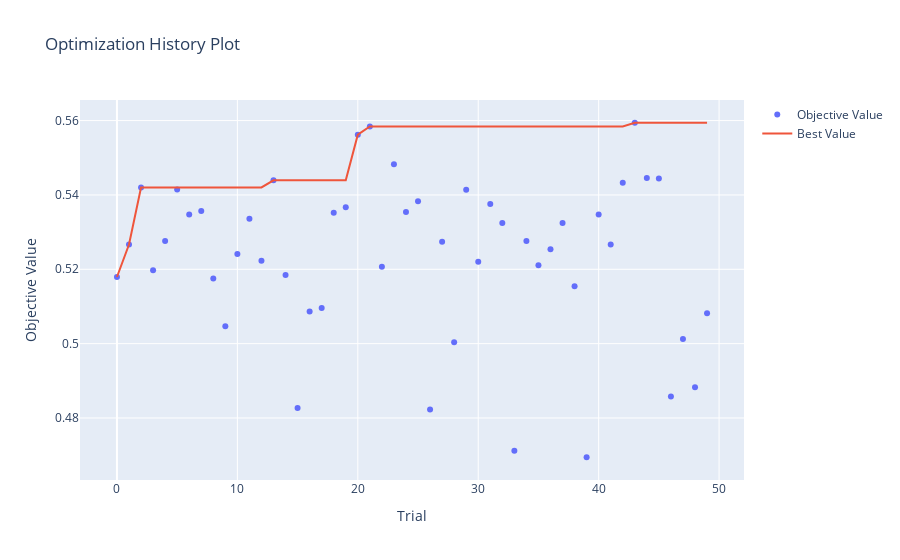
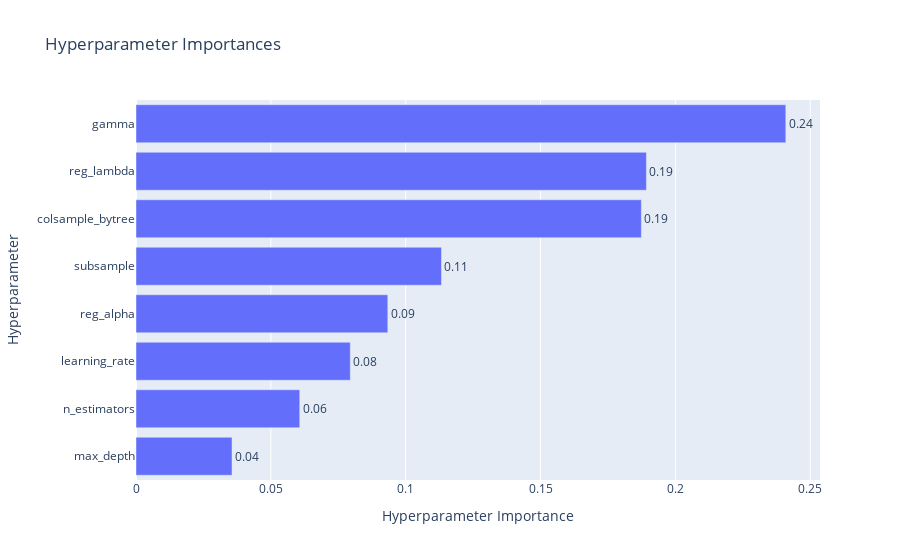

The notebook cell these images were saved under, in order:
### Code cell
ov.plot_optimization_history(study).show()
ov.plot_param_importances(study).show()

### Figure 1 — Plotly figure (JSON) as saved in the notebook; plotly's stock layout.template omitted (floating-point values rounded to 4 significant figures)
{"data": [{"mode": "markers", "name": "Objective Value", "type": "scatter", "x": [0, 1, 2, 3, 4, 5, 6, 7, 8, 9, 10, 11, 12, 13, 14, 15, 16, 17, 18, 19, 20, 21, 22, 23, 24, 25, 26, 27, 28, 29, 30, 31, 32, 33, 34, 35, 36, 37, 38, 39, 40, 41, 42, 43, 44, 45, 46, 47, 48, 49], "y": [0.5179, 0.5267, 0.542, 0.5197, 0.5276, 0.5415, 0.5347, 0.5357, 0.5175, 0.5047, 0.5241, 0.5336, 0.5223, 0.5439, 0.5184, 0.4827, 0.5087, 0.5096, 0.5352, 0.5367, 0.5562, 0.5584, 0.5207, 0.5482, 0.5354, 0.5383, 0.4823, 0.5274, 0.5003, 0.5414, 0.522, 0.5376, 0.5324, 0.4712, 0.5276, 0.5211, 0.5254, 0.5324, 0.5155, 0.4694, 0.5347, 0.5266, 0.5433, 0.5594, 0.5446, 0.5444, 0.4858, 0.5013, 0.4882, 0.5082]}, {"mode": "lines", "name": "Best Value", "type": "scatter", "x": [0, 1, 2, 3, 4, 5, 6, 7, 8, 9, 10, 11, 12, 13, 14, 15, 16, 17, 18, 19, 20, 21, 22, 23, 24, 25, 26, 27, 28, 29, 30, 31, 32, 33, 34, 35, 36, 37, 38, 39, 40, 41, 42, 43, 44, 45, 46, 47, 48, 49], "y": [0.5179, 0.5267, 0.542, 0.542, 0.542, 0.542, 0.542, 0.542, 0.542, 0.542, 0.542, 0.542, 0.542, 0.5439, 0.5439, 0.5439, 0.5439, 0.5439, 0.5439, 0.5439, 0.5562, 0.5584, 0.5584, 0.5584, 0.5584, 0.5584, 0.5584, 0.5584, 0.5584, 0.5584, 0.5584, 0.5584, 0.5584, 0.5584, 0.5584, 0.5584, 0.5584, 0.5584, 0.5584, 0.5584, 0.5584, 0.5584, 0.5584, 0.5594, 0.5594, 0.5594, 0.5594, 0.5594, 0.5594, 0.5594]}, {"marker": {"color": "#cccccc"}, "mode": "markers", "name": "Infeasible Trial", "showlegend": false, "type": "scatter", "x": [], "y": []}], "layout": {"title": {"text": "Optimization History Plot"}, "xaxis": {"title": {"text": "Trial"}}, "yaxis": {"title": {"text": "Objective Value"}}}}

### Figure 2 — Plotly figure (JSON) as saved in the notebook; plotly's stock layout.template omitted (floating-point values rounded to 4 significant figures)
{"data": [{"cliponaxis": false, "hovertemplate": ["max_depth (IntDistribution): 0.0356076735953229<extra></extra>", "n_estimators (IntDistribution): 0.060720200585779975<extra></extra>", "learning_rate (FloatDistribution): 0.07944744858344886<extra></extra>", "reg_alpha (FloatDistribution): 0.09336825511316993<extra></extra>", "subsample (FloatDistribution): 0.11327452852755823<extra></extra>", "colsample_bytree (FloatDistribution): 0.18738321315614573<extra></extra>", "reg_lambda (FloatDistribution): 0.18925902478543155<extra></extra>", "gamma (FloatDistribution): 0.2409396556531427<extra></extra>"], "name": "Objective Value", "orientation": "h", "text": ["0.04", "0.06", "0.08", "0.09", "0.11", "0.19", "0.19", "0.24"], "textposition": "outside", "type": "bar", "x": [0.03561, 0.06072, 0.07945, 0.09337, 0.1133, 0.1874, 0.1893, 0.2409], "y": ["max_depth", "n_estimators", "learning_rate", "reg_alpha", "subsample", "colsample_bytree", "reg_lambda", "gamma"]}], "layout": {"title": {"text": "Hyperparameter Importances"}, "xaxis": {"title": {"text": "Hyperparameter Importance"}}, "yaxis": {"title": {"text": "Hyperparameter"}}}}
